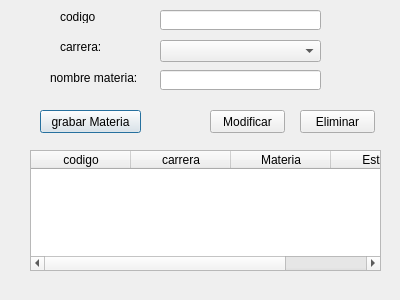
<?xml version="1.0" encoding="UTF-8"?>
<ui version="4.0">
 <class>Dialog</class>
 <widget class="QDialog" name="Dialog">
  <property name="geometry">
   <rect>
    <x>0</x>
    <y>0</y>
    <width>400</width>
    <height>300</height>
   </rect>
  </property>
  <property name="windowTitle">
   <string>Dialog</string>
  </property>
  <widget class="QLabel" name="label">
   <property name="geometry">
    <rect>
     <x>60</x>
     <y>40</y>
     <width>47</width>
     <height>13</height>
    </rect>
   </property>
   <property name="text">
    <string>carrera: </string>
   </property>
  </widget>
  <widget class="QLabel" name="label_2">
   <property name="geometry">
    <rect>
     <x>50</x>
     <y>70</y>
     <width>91</width>
     <height>16</height>
    </rect>
   </property>
   <property name="text">
    <string>nombre materia: </string>
   </property>
  </widget>
  <widget class="QPushButton" name="botongrabarMateria">
   <property name="geometry">
    <rect>
     <x>40</x>
     <y>110</y>
     <width>101</width>
     <height>23</height>
    </rect>
   </property>
   <property name="text">
    <string>grabar Materia</string>
   </property>
  </widget>
  <widget class="QLineEdit" name="txtmateria">
   <property name="geometry">
    <rect>
     <x>160</x>
     <y>70</y>
     <width>161</width>
     <height>20</height>
    </rect>
   </property>
  </widget>
  <widget class="QComboBox" name="comboBoxCarrera">
   <property name="geometry">
    <rect>
     <x>160</x>
     <y>40</y>
     <width>161</width>
     <height>22</height>
    </rect>
   </property>
  </widget>
  <widget class="QTableWidget" name="tablaMateria">
   <property name="geometry">
    <rect>
     <x>30</x>
     <y>150</y>
     <width>351</width>
     <height>121</height>
    </rect>
   </property>
   <column>
    <property name="text">
     <string>codigo</string>
    </property>
   </column>
   <column>
    <property name="text">
     <string>carrera</string>
    </property>
   </column>
   <column>
    <property name="text">
     <string>Materia</string>
    </property>
   </column>
   <column>
    <property name="text">
     <string>Estado</string>
    </property>
   </column>
  </widget>
  <widget class="QPushButton" name="botonModificarMateria">
   <property name="geometry">
    <rect>
     <x>210</x>
     <y>110</y>
     <width>75</width>
     <height>23</height>
    </rect>
   </property>
   <property name="text">
    <string>Modificar</string>
   </property>
  </widget>
  <widget class="QPushButton" name="botonEliminarMateria">
   <property name="geometry">
    <rect>
     <x>300</x>
     <y>110</y>
     <width>75</width>
     <height>23</height>
    </rect>
   </property>
   <property name="text">
    <string>Eliminar</string>
   </property>
  </widget>
  <widget class="QLabel" name="label_3">
   <property name="geometry">
    <rect>
     <x>60</x>
     <y>10</y>
     <width>47</width>
     <height>13</height>
    </rect>
   </property>
   <property name="text">
    <string>codigo</string>
   </property>
  </widget>
  <widget class="QLineEdit" name="txtCodigoMateria">
   <property name="geometry">
    <rect>
     <x>160</x>
     <y>10</y>
     <width>161</width>
     <height>20</height>
    </rect>
   </property>
  </widget>
 </widget>
 <resources/>
 <connections/>
</ui>
